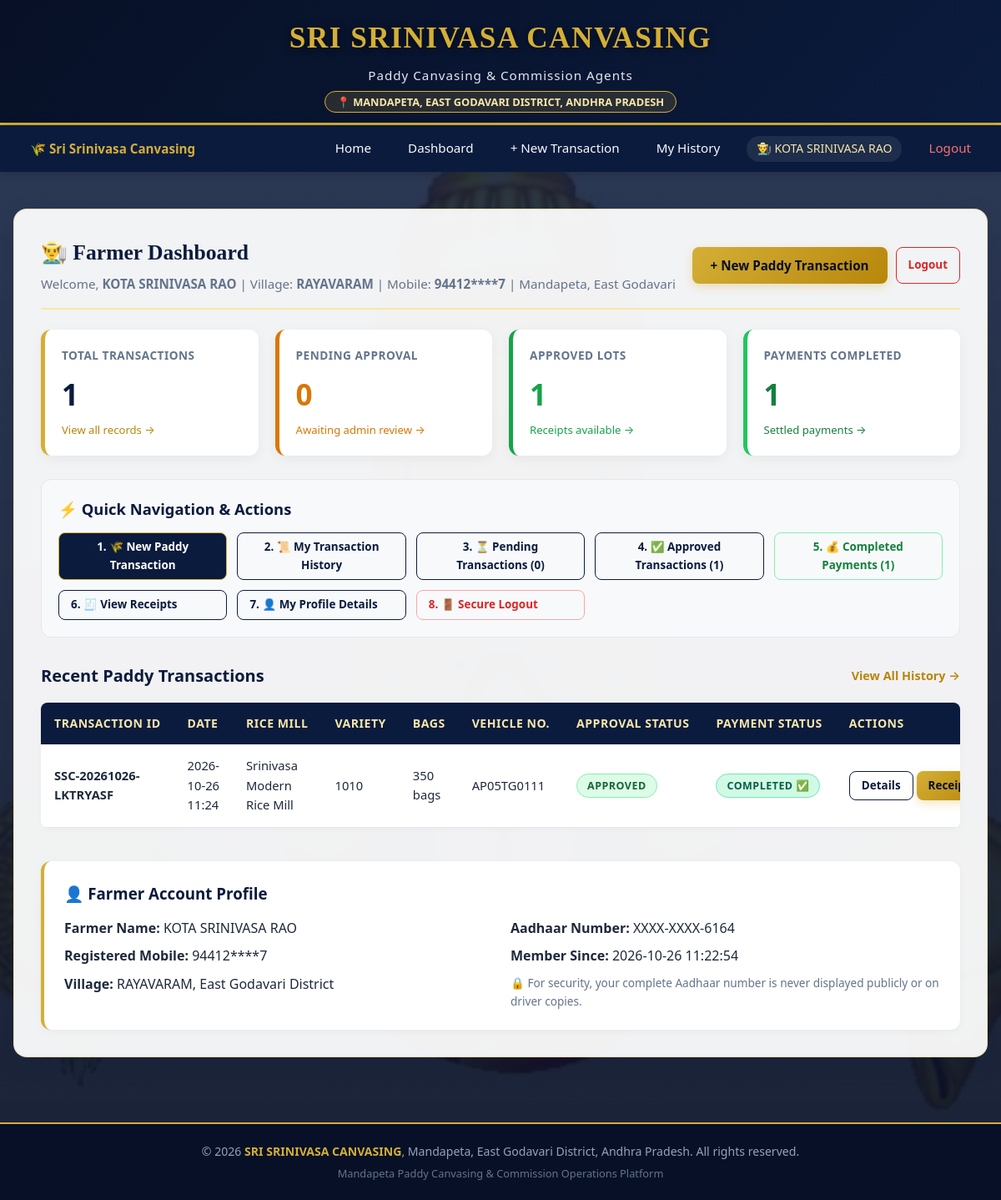
Page /farmer/dashboard (signed in) on the committed database.
### tables this page shows
CREATE TABLE farmers(
                id INTEGER PRIMARY KEY AUTOINCREMENT,
                name TEXT,
                mobile TEXT UNIQUE,
                aadhaar TEXT,
                village TEXT,
                password TEXT,
                password_hash TEXT,
                created_at TEXT
            );

CREATE TABLE transactions(
                id INTEGER PRIMARY KEY AUTOINCREMENT,
                transaction_id TEXT UNIQUE NOT NULL,
                farmer_id INTEGER NOT NULL,
                rice_mill_id INTEGER,
                rice_mill_name_snapshot TEXT,
                paddy_type TEXT NOT NULL,
                number_of_bags INTEGER NOT NULL,
                vehicle_number TEXT NOT NULL,
                vehicle_weight_kg REAL NOT NULL,
                driver_mobile TEXT NOT NULL,
                transaction_timestamp TEXT NOT NULL,
                status TEXT NOT NULL DEFAULT 'PENDING',
                decided_by_admin_id INTEGER,
                decision_timestamp TEXT,
                rejection_reason TEXT,
                created_at TEXT NOT NULL, payment_status TEXT DEFAULT 'PENDING', payment_timestamp TEXT, payment_notes TEXT,
                FOREIGN KEY (farmer_id) REFERENCES farmers(id) ON DELETE RESTRICT,
                FOREIGN KEY (rice_mill_id) REFERENCES rice_mills(id) ON DELETE SET NULL,
                FOREIGN KEY (decided_by_admin_id) REFERENCES admins(id) ON DELETE SET NULL
            );

### app.py (the view)
@app.route("/farmer/dashboard")
@auth.farmer_required
def farmer_dashboard():
    farmer_id = session.get("user_id")
    farmer = db.query_db("SELECT * FROM farmers WHERE id = ?", (farmer_id,), one=True)
    if not farmer:
        session.clear()
        return redirect(url_for("login"))
    total_tx = db.query_db("SELECT COUNT(*) FROM transactions WHERE farmer_id = ?", (farmer_id,), one=True)[0]
    pending_tx = db.query_db("SELECT COUNT(*) FROM transactions WHERE farmer_id = ? AND status = 'PENDING'", (farmer_id,), one=True)[0]
    approved_tx = db.query_db("SELECT COUNT(*) FROM transactions WHERE farmer_id = ? AND status = 'APPROVED'", (farmer_id,), one=True)[0]
    rejected_tx = db.query_db("SELECT COUNT(*) FROM transactions WHERE farmer_id = ? AND status = 'REJECTED'", (farmer_id,), one=True)[0]
    paid_tx = db.query_db("SELECT COUNT(*) FROM transactions WHERE farmer_id = ? AND payment_status = 'COMPLETED'", (farmer_id,), one=True)[0]
    recent_transactions = db.query_db(
        """
        SELECT t.*, r.mill_name AS current_mill_name
        FROM transactions t
        LEFT JOIN rice_mills r ON t.rice_mill_id = r.id
        WHERE t.farmer_id = ?
        ORDER BY t.id DESC
        LIMIT 5
        """,
        (farmer_id,),
    )
    return render_template(
        "farmer_dashboard.html",
        farmer=farmer,
        total_tx=total_tx,
        pending_tx=pending_tx,
        approved_tx=approved_tx,
        rejected_tx=rejected_tx,
        paid_tx=paid_tx,
        recent_transactions=recent_transactions,
    )

### templates/farmer_dashboard.html (shortened to what this page needs)
{% extends "base.html" %}
{% block content %}
<div class="content-card">
    <div class="card-header-styled">
        <div>
            <h2 class="card-title">👨‍🌾 Farmer Dashboard</h2>
            <div style="color: var(--text-muted); font-size: 0.95rem; margin-top: 4px;">
                Welcome, <strong>{{ farmer['name'] }}</strong> | Village: <strong>{{ farmer['village'] }}</strong> | Mobile: <strong>{{ mask_mobile(farmer['mobile']) }}</strong> | Mandapeta, East Godavari
            </div>
        </div>
        <div style="display: flex; gap: 10px; flex-wrap: wrap;">
            <a href="{{ url_for('new_transaction') }}" class="btn btn-primary">
                + New Paddy Transaction
            </a>
            <a href="{{ url_for('logout') }}" class="btn btn-outline btn-sm" style="color: #DC2626; border-color: #DC2626;">
                Logout
            </a>
        </div>
    </div>
    <div class="stats-grid">
        <a href="{{ url_for('farmer_transactions', status='ALL') }}" class="stat-card stat-gold" style="text-decoration: none;">
            <div class="stat-label">Total Transactions</div>
            <div class="stat-value">{{ total_tx }}</div>
            <div style="font-size: 0.82rem; color: var(--gold-hover);">View all records &rarr;</div>
        </a>
        <a href="{{ url_for('farmer_transactions', status='PENDING') }}" class="stat-card stat-pending" style="text-decoration: none;">
            <div class="stat-label">Pending Approval</div>
            <div class="stat-value" style="color: var(--status-pending);">{{ pending_tx }}</div>
            <div style="font-size: 0.82rem; color: var(--status-pending);">Awaiting admin review &rarr;</div>
        </a>
        <a href="{{ url_for('farmer_transactions', status='APPROVED') }}" class="stat-card stat-approved" style="text-decoration: none;">
            <div class="stat-label">Approved Lots</div>
            <div class="stat-value" style="color: var(--status-approved);">{{ approved_tx }}</div>
            <div style="font-size: 0.82rem; color: var(--status-approved);">Receipts available &rarr;</div>
        </a>
        <a href="{{ url_for('farmer_transactions', payment_status='COMPLETED') }}" class="stat-card" style="text-decoration: none; border-left-color: #22C55E;">
            <div class="stat-label">Payments Completed</div>
            <div class="stat-value" style="color: #15803D;">{{ paid_tx }}</div>
            <div style="font-size: 0.82rem; color: #15803D;">Settled payments &rarr;</div>
        </a>
    </div>
    <div style="background: rgba(248, 250, 252, 0.95); border: 1px solid #E2E8F0; border-radius: var(--border-radius-md); padding: 20px; margin-bottom: 30px;">
        <h3 style="color: var(--primary-blue); font-size: 1.15rem; margin-bottom: 14px; font-weight: 700;">
            ⚡ Quick Navigation & Actions
        </h3>
        <div style="display: grid; grid-template-columns: repeat(auto-fit, minmax(200px, 1fr)); gap: 12px;">
            <a href="{{ url_for('new_transaction') }}" class="btn btn-secondary btn-sm" style="justify-content: flex-start;">
                1. 🌾 New Paddy Transaction
            </a>
            <a href="{{ url_for('farmer_transactions') }}" class="btn btn-outline btn-sm" style="justify-content: flex-start;">
                2. 📜 My Transaction History
            </a>
            <a href="{{ url_for('farmer_transactions', status='PENDING') }}" class="btn btn-outline btn-sm" style="justify-content: flex-start;">
                3. ⏳ Pending Transactions ({{ pending_tx }})
            </a>
            <a href="{{ url_for('farmer_transactions', status='APPROVED') }}" class="btn btn-outline btn-sm" style="justify-content: flex-start;">
                4. ✅ Approved Transactions ({{ approved_tx }})
            </a>
            <a href="{{ url_for('farmer_transactions', payment_status='COMPLETED') }}" class="btn btn-outline btn-sm" style="justify-content: flex-start; color: #15803D; border-color: #86EFAC;">
                5. 💰 Completed Payments ({{ paid_tx }})
            </a>
            <a href="{{ url_for('farmer_transactions', status='APPROVED') }}" class="btn btn-outline btn-sm" style="justify-content: flex-start;">
                6. 🧾 View Receipts
            </a>
            <a href="#farmer-profile" class="btn btn-outline btn-sm" style="justify-content: flex-start;" onclick="document.getElementById('farmer-profile').scrollIntoView({behavior: 'smooth'}); return false;">
                7. 👤 My Profile Details
            </a>
            <a href="{{ url_for('logout') }}" class="btn btn-outline btn-sm" style="justify-content: flex-start; color: #DC2626; border-color: #FCA5A5;">
                8. 🚪 Secure Logout
            </a>
        </div>
    </div>
    <div style="margin-top: 10px;">
        <div style="display: flex; justify-content: space-between; align-items: center; margin-bottom: 12px;">
            <h3 style="color: var(--primary-blue); font-size: 1.25rem;">Recent Paddy Transactions</h3>
            <a href="{{ url_for('farmer_transactions') }}" style="font-size: 0.9rem; color: var(--gold-hover); font-weight: 600;">
                View All History &rarr;
            </a>
        </div>
        {% if recent_transactions %}
            <div class="table-responsive">
                <table class="custom-table">
                    <thead>
                        <tr>
                            <th>Transaction ID</th>
                            <th>Date</th>
                            <th>Rice Mill</th>
                            <th>Variety</th>
                            <th>Bags</th>
                            <th>Vehicle No.</th>
                            <th>Approval Status</th>
                            <th>Payment Status</th>
                            <th>Actions</th>
                        </tr>
                    </thead>
                    <tbody>
                        {% for tx in recent_transactions %}
                            <tr>
                                <td><strong>{{ tx['transaction_id'] }}</strong></td>
                                <td>{{ tx['transaction_timestamp'][:16] }}</td>
                                <td>
                                    {{ tx['rice_mill_name_snapshot'] or tx['current_mill_name'] or 'Not recorded' }}
                                </td>
                                <td>{{ tx['paddy_type'] }}</td>
                                <td>{{ tx['number_of_bags'] }} bags</td>
                                <td>{{ tx['vehicle_number'] }}</td>
                                <td>
                                    {% if tx['status'] == 'APPROVED' %}
                                        <span class="badge badge-approved">Approved</span>
                                    {% elif tx['status'] == 'REJECTED' %}
                                        <span class="badge badge-rejected">Rejected</span>
                                    {% else %}
                                        <span class="badge badge-pending">Pending</span>
                                    {% endif %}
                                </td>
                                <td>
                                    {% if tx['payment_status'] == 'COMPLETED' %}
                                        <span class="badge badge-approved" style="background: #D1FAE5; color: #065F46; border: 1px solid #6EE7B7; font-weight: 700;">
                                            Completed ✅
                                        </span>
                                    {% else %}
                                        <span class="badge badge-pending" style="background: #FEF3C7; color: #92400E;">
                                            Pending ⏳
                                        </span>
                                    {% endif %}
                                </td>
                                <td>
                                    <div style="display: flex; gap: 4px;">
                                        <a href="{{ url_for('farmer_transaction_details', tx_id=tx['transaction_id']) }}" class="btn btn-outline btn-sm">
                                            Details
                                        </a>
                                        {% if tx['status'] == 'APPROVED' %}
                                            <a href="{{ url_for('view_receipt', tx_id=tx['transaction_id']) }}" class="btn btn-primary btn-sm">
                                                Receipt
                                            </a>
                                        {% endif %}
                                    </div>
                                </td>
                            </tr>
                        {% endfor %}
                    </tbody>
                </table>
            </div>
        {% endif %}
    </div>
    <div id="farmer-profile" style="margin-top: 40px; padding: 24px; background: #FFFFFF; border-radius: var(--border-radius-md); border-left: 4px solid var(--gold-primary); box-shadow: 0 2px 10px rgba(0,0,0,0.04);">
        <h3 style="color: var(--primary-blue); margin-bottom: 14px;">👤 Farmer Account Profile</h3>
        <div class="form-grid-2">
            <div>
                <p><strong>Farmer Name:</strong> {{ farmer['name'] }}</p>
                <p style="margin-top: 8px;"><strong>Registered Mobile:</strong> {{ mask_mobile(farmer['mobile']) }}</p>
                <p style="margin-top: 8px;"><strong>Village:</strong> {{ farmer['village'] }}, East Godavari District</p>
            </div>
            <div>
                <p><strong>Aadhaar Number:</strong> {{ mask_aadhaar(farmer['aadhaar']) }}</p>
                <p style="margin-top: 8px;"><strong>Member Since:</strong> {{ farmer['created_at'] or 'Recent' }}</p>
                <p style="margin-top: 8px; font-size: 0.85rem; color: var(--text-muted);">
                    🔒 For security, your complete Aadhaar number is never displayed publicly or on driver copies.
                </p>
            </div>
        </div>
    </div>
</div>
{% endblock %}

### templates/base.html (shortened to what this page needs)
<!DOCTYPE html>
<html lang="en">
<head>
    <link rel="stylesheet" href="{{ url_for('static', filename='css/style.css') }}">
    <link rel="stylesheet" href="{{ url_for('static', filename='css/print.css') }}" media="print">
</head>
<body>
    <header class="header-top">
        <div class="brand-wrapper">
            <div class="brand-icon-text">
                <h1 class="brand-title">{{ business_name }}</h1>
            </div>
            <div class="brand-subtitle">Paddy Canvasing & Commission Agents</div>
            <div class="brand-location-badge">📍 {{ business_location }}</div>
        </div>
    </header>
    <nav class="navbar">
        <div class="nav-container">
            <a href="{{ url_for('home') }}" class="nav-link" style="font-weight: 700; color: var(--gold-primary);">
                🌾 Sri Srinivasa Canvasing
            </a>
            <ul class="nav-links">
                <li><a href="{{ url_for('home') }}" class="nav-link">Home</a></li>
                {% if session.get('role') == 'farmer' %}
                    <li><a href="{{ url_for('farmer_dashboard') }}" class="nav-link">Dashboard</a></li>
                    <li><a href="{{ url_for('new_transaction') }}" class="nav-link">+ New Transaction</a></li>
                    <li><a href="{{ url_for('farmer_transactions') }}" class="nav-link">My History</a></li>
                    <li class="nav-user-badge">
                        <span>👨‍🌾 {{ session.get('user_name', 'Farmer') }}</span>
                    </li>
                    <li><a href="{{ url_for('logout') }}" class="nav-link" style="color: #F87171;">Logout</a></li>
                {% else %}
                    <li><a href="{{ url_for('login') }}" class="nav-link">Farmer Login</a></li>
                    <li><a href="{{ url_for('register') }}" class="nav-link">Farmer Register</a></li>
                    <li><a href="{{ url_for('admin_login') }}" class="nav-link" style="color: var(--gold-light);">Admin Portal</a></li>
                {% endif %}
            </ul>
        </div>
    </nav>
    <main class="main-content">
        {% block content %}{% endblock %}
    </main>
    <footer class="footer">
        <p>
            &copy; {{ current_year }} <span class="footer-brand">{{ business_name }}</span>, {{ business_location }}.
            All rights reserved.
        </p>
        <p style="font-size: 0.8rem; margin-top: 4px; color: #64748B;">
            Mandapeta Paddy Canvasing & Commission Operations Platform
        </p>
    </footer>
</body>
</html>

### rows in the picture
farmers: get "KOTA SRINIVASA RAO", name "KOTA SRINIVASA RAO", village "RAYAVARAM", mobile "94412****7", aadhaar "XXXX-XXXX-6164", created_at "2026-10-26 11:22:54"
transactions: transaction_id "SSC-20261026-LKTRYASF", transaction_timestamp "2026-10-26 11:24", rice_mill_name_snapshot "Srinivasa Modern Rice Mill", paddy_type "1010", number_of_bags "350", vehicle_number "AP05TG0111", status "APPROVED", payment_status "COMPLETED ✅"

### other values in the picture
{{ business_name }} "SRI SRINIVASA CANVASING"
{{ business_location }} "MANDAPETA, EAST GODAVARI DISTRICT, ANDHRA PRADESH"
{{ total_tx }} "1"
{{ pending_tx }} "0"
{{ approved_tx }} "1"
{{ paid_tx }} "1"
{{ business_location }} "Mandapeta, East Godavari District, Andhra Pradesh"
